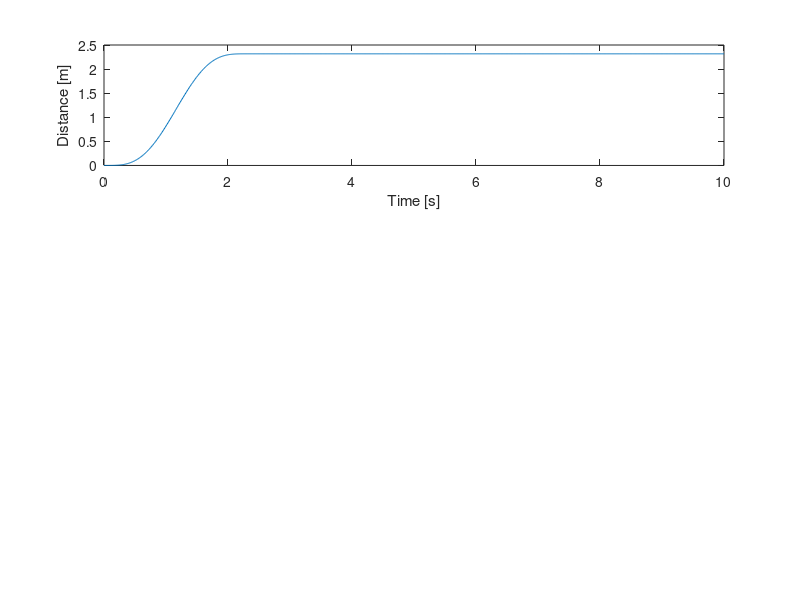

The MATLAB script that drew this image: (Note: this script raises an error after producing the figure.)
%% TRANSFER FUNCTION 
clear all
clc
g = 9.81;
c = 0.0001003302; %damping
l = 2; %cable length

sys = tf([-1 0 0], [l 0 g]);  

% Experiment opstelling:
theta_f = 57.3*pi/180; %optimale eindhoek kabel [rad]
dx_object = 4; %horizontale verplaatsing bak [m]
dx_robot = dx_object - l*sin(theta_f);  %horizontale verplaatsing robot [m]



x = 0:0.1:dx_robot; %m
time = 0:0.01:10; %s



% Choose desired input: 

% 1 = ramp input constant speed
% 2 = bang-bang motion law (1e orde continu)
% 3 = minimal rms (2e orde continu)
% 4 = 7de graads polynoom (4e orde continu, heel smooth dus eig hoop ik dat
% dit minder goed werkt)

input_type = 4;


% Loop for different velocities
iterations = 4;
indicators = zeros(iterations,2)';

for i = 1:iterations
    input = zeros(length(time),1);

    if input_type == 1
        % snelheid robot = v
        v = i; %m/s
        indicators(1,i) =v;

        % t = x/v: tijd vd beweging vd robot voor constante v
        t = dx_robot/v; %s
    
    
        ramp = v*time(1:ceil(t/0.01)); 

        %ramp
        input(1:ceil(t/0.01)) = ramp;
        %constant position at dx_robot
        input(ceil(t/0.01):end) = dx_robot;

        
    end

    if input_type == 2

        % Duratie beweging zelf te kiezen. Neem zelfde tijden als ramp
        T = dx_robot/i;
        tau1 = time(1:ceil(T/(2*0.01)))/T;
        tau2 = time(ceil(T/(2*0.01)):ceil(T/0.01))/T;
        % bang-bang
        S1 = dx_robot*2*(tau1).^2;
        S2 = dx_robot*(-2*tau2.^2+4*tau2-1);

        
        %motion law input
        input(1:ceil(T/(2*0.01))) = S1;
        input(ceil(T/(2*0.01)):ceil(T/(0.01))) = S2;
        %constant position at end
        input(ceil(T/0.01):end) = dx_robot;
    end
    

    if input_type == 3

        % Duratie beweging zelf te kiezen. Neem zelfde tijden als ramp
        T = dx_robot/i;
        tau = time(1:ceil(T/0.01))/T;
        % minimal rms
        S = dx_robot*(3*tau.^2 - 2*tau.^3);

        
        %motion law input
        input(1:ceil(T/(0.01))) = S;
        
        %constant position at end
        input(ceil(T/0.01):end) = dx_robot;
    end

    if input_type == 4

        % Duratie beweging zelf te kiezen. Neem zelfde tijden als ramp
        T = dx_robot/i;
        tau = time(1:ceil(T/0.01))/T;
        % 7th degree polynomial
        S = dx_robot*(-20*tau.^7+70*tau.^6-84*tau.^5+35*tau.^4);

        
        %motion law input
        input(1:ceil(T/(0.01))) = S;
        
        %constant position at end
        input(ceil(T/0.01):end) = dx_robot;
    end

    % Simulation
    [theta,time] = lsim(sys, input, time); 
    
    % Object position in time
    x_obj = input + l*sin(theta);
    y_obj = l*(1-cos(theta));
    
    % At which time does the object reach it's destination

    % Object final x position is 4m
    search_range_min = dx_object-0.05;
    search_range_max = dx_object+0.05;

    % Find indices where the value falls within the specified range
    indices = find(x_obj >= search_range_min & x_obj <= search_range_max);

    % Height at the destination (should always be the same!!)
    height = y_obj(indices);

    %time = timeindex / 100
    disp('Input iteration = ')
    disp(i)
    if length(indices) ~= 0 
        disp('The moment(s) the object arrives at destination is/are')
        disp(indices/100)
    else
        disp('Destination is not reached, speed too low')
    end

    disp('----------------------------------------------------------')
    
    
    %plots
    if input_type == 1
        figure
        subplot(3,1,1)
        plot(time, input)
        xlabel('Time [s]')
        ylabel('Distance [m]')
        title('Robot position for v=', i)

        subplot(3,1,2)
        plot(time,theta)
        xlabel('Time [s]')
        ylabel('Angle [rad]')
        hold on
        xline(x(end)/i, 'Color', 'r', 'LineStyle', '--');
        yline(theta_f, 'Color', 'g', 'LineStyle', '--');
        title('Theta for v=', i)
        
        subplot(3,1,3)
        plot(x_obj,y_obj)
        xlabel('x-distance [m]')
        ylabel('y-distance [m]')
        hold on
        xline(x(end), 'Color', 'r', 'LineStyle', '--');
        title('Object position')

        indicators(2,i) = 2*max(y_obj*2*g/(v^2));

       
    end

    if input_type == 2
        figure
        subplot(3,1,1)
        plot(time, input)
        xlabel('Time [s]')
        ylabel('Distance [m]')
        title('Robot position for T=', T)

        subplot(3,1,2)
        plot(time,theta)
        xlabel('Time [s]')
        ylabel('Angle [rad]')
        hold on
        xline(x(end)/i, 'Color', 'r', 'LineStyle', '--');
        yline(theta_f, 'Color', 'g', 'LineStyle', '--');
        title('Theta for T=', T)
        
        subplot(3,1,3)
        plot(x_obj,y_obj)
        xlabel('x-distance [m]')
        ylabel('y-distance [m]')
        hold on
        xline(x(end), 'Color', 'r', 'LineStyle', '--');
        title('Object position')
    end

    if input_type == 3
        figure
        subplot(3,1,1)
        plot(time, input)
        xlabel('Time [s]')
        ylabel('Distance [m]')
        title('Robot position for T=', T)

        subplot(3,1,2)
        plot(time,theta)
        xlabel('Time [s]')
        ylabel('Angle [rad]')
        hold on
        xline(x(end)/i, 'Color', 'r', 'LineStyle', '--');
        yline(theta_f, 'Color', 'g', 'LineStyle', '--');
        title('Theta for T=', T)
        
        subplot(3,1,3)
        plot(x_obj,y_obj)
        xlabel('x-distance [m]')
        ylabel('y-distance [m]')
        hold on
        xline(x(end), 'Color', 'r', 'LineStyle', '--');
        title('Object position')
    end

    if input_type == 4
        figure
        subplot(3,1,1)
        plot(time, input)
        xlabel('Time [s]')
        ylabel('Distance [m]')
        title('Robot position for T=', T)

        subplot(3,1,2)
        plot(time,theta)
        xlabel('Time [s]')
        ylabel('Angle [rad]')
        hold on
        xline(x(end)/i, 'Color', 'r', 'LineStyle', '--');
        yline(theta_f, 'Color', 'g', 'LineStyle', '--');
        title('Theta for T=', T)
        
        subplot(3,1,3)
        plot(x_obj,y_obj)
        xlabel('x-distance [m]')
        ylabel('y-distance [m]')
        hold on
        xline(x(end), 'Color', 'r', 'LineStyle', '--');
        title('Object position')
    end
end
%disp(indicators)
